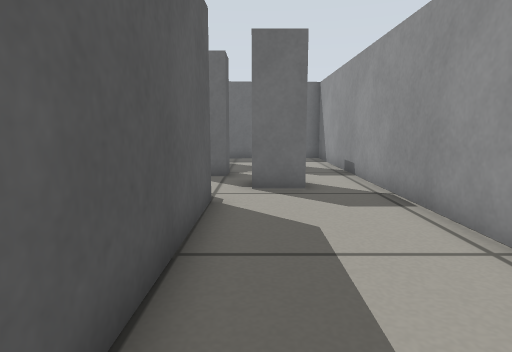
View 1 (above)

18 first-person views from a walk through a Gazebo world. The camera is 0.39 m above the floor, tilts 8° down and sees 75° across. The floor is counted in squares, 0.25 m on a side. Each view is taken from the middle of a square. On the plan, view 1 faces up. The plan holds only what a view shows up to about 16 squares ahead; the rest is blank.

View 2
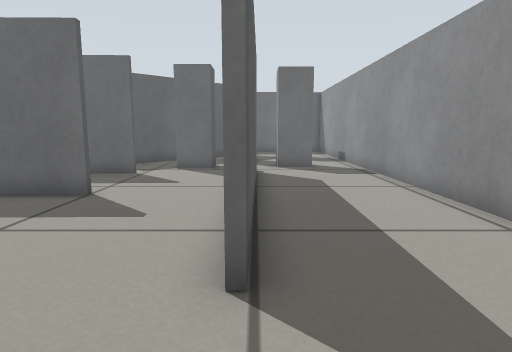

View 3
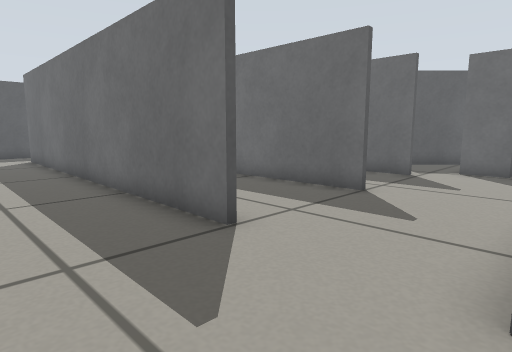

View 4
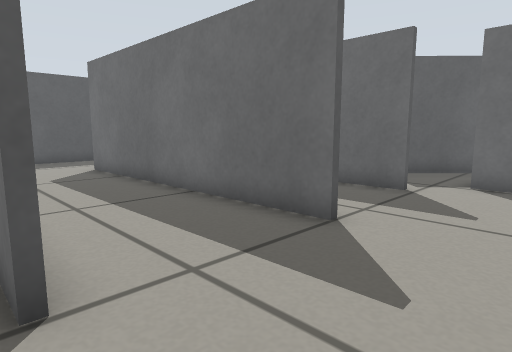

View 5
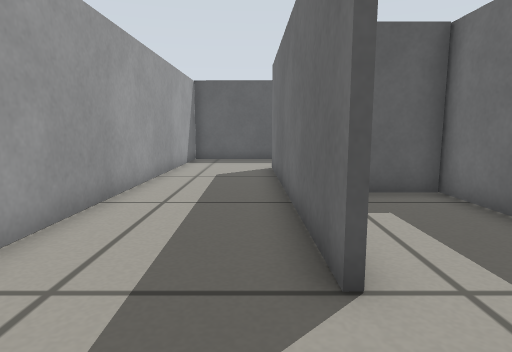

View 6
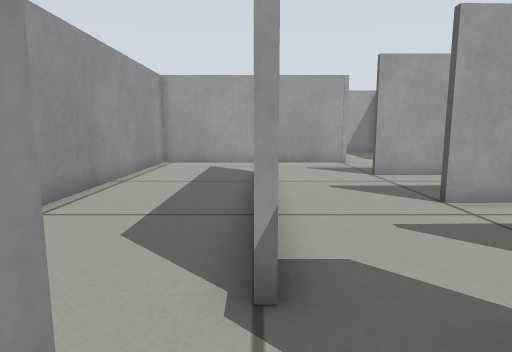

View 7
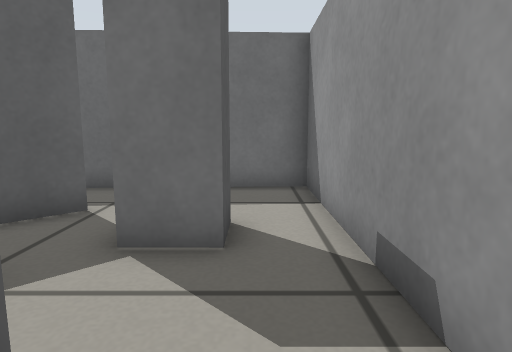

View 8
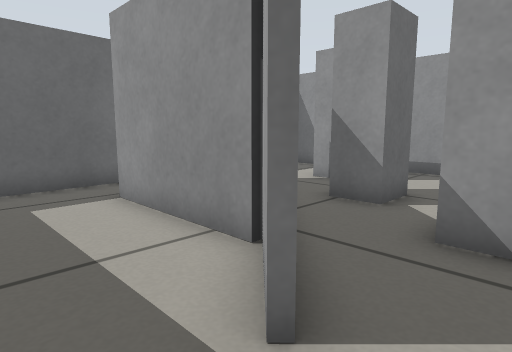

View 9
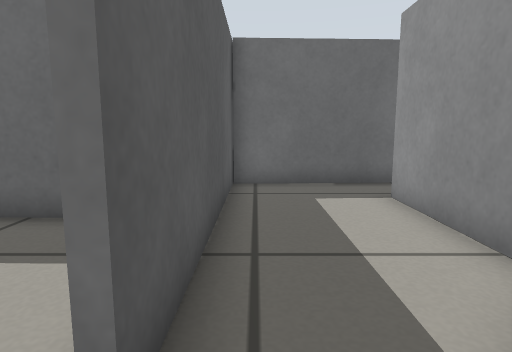

View 10
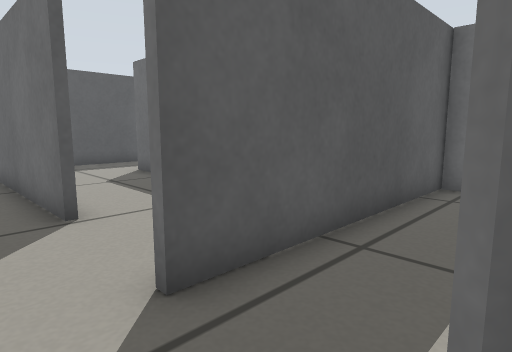

View 11
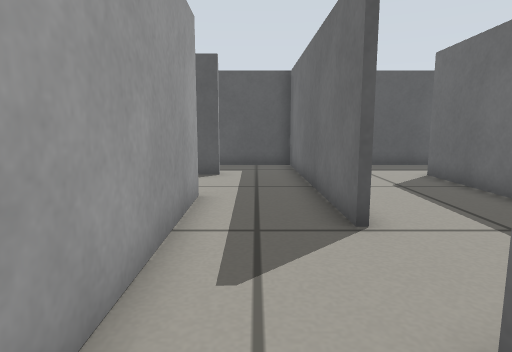

View 12
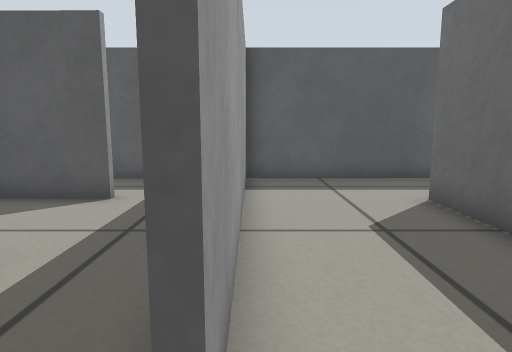

View 13
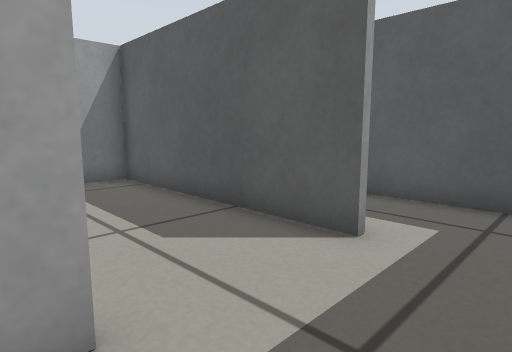

View 14
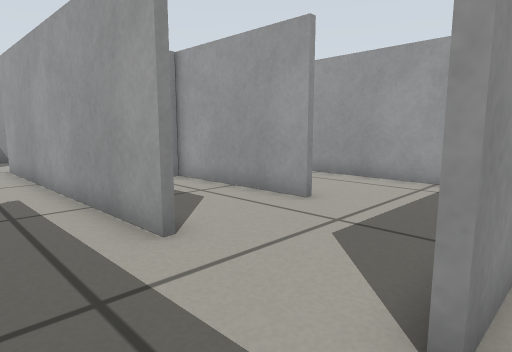

View 15
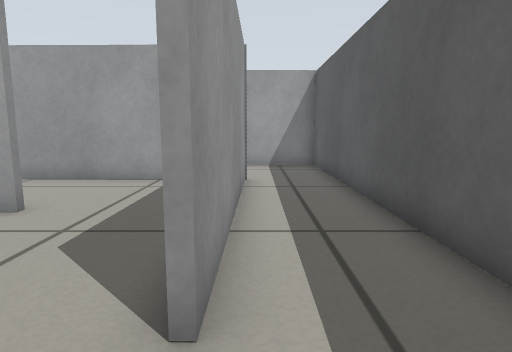

View 16
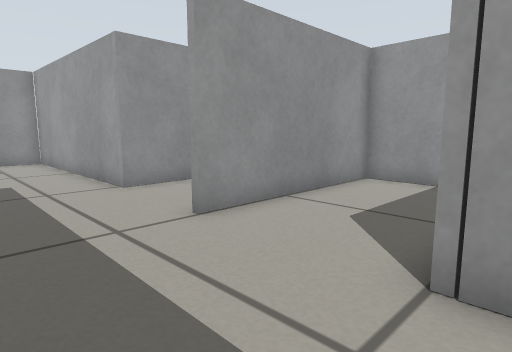

View 17
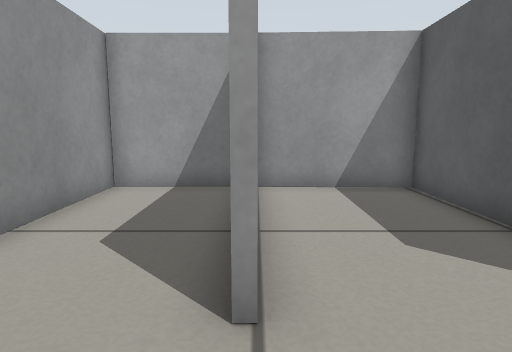

View 18
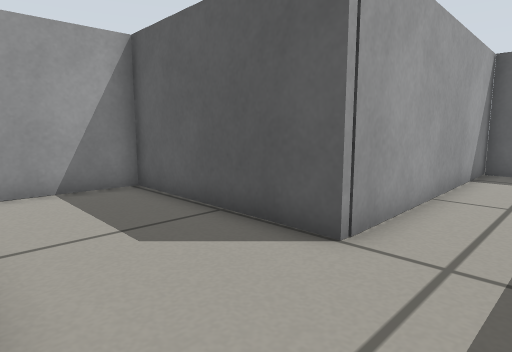

### Floor plan
Points are (right, up) in squares from view 1. A wall is a line through its corners. A room is listed if a view was taken in it or the views show most of it. See-through windows are left out.
Room 1 (views 1, 2, 3, 4, 5, 6, 7, 8, 9, 10, 11)
walls: (-5.2, 6.6) (-10.1, 6.5) (-10.1, 4.7); (-1, 7.3) (-1.1, -2.1); (-4.9, 2.8) (-15.5, 2.6); (-6.5, 3) (-4.9, 3); (-7.4, 9.5) (-5.9, 11) (-5.9, 15.7); (-9.4, 6.7) (-5.2, 6.8); (-4.8, 11.7) (-7.2, 9.4); (-1.2, 15.3) (-2.2, 14.3); (-4.9, 17.6) (-9.7, 17.4); (-5.3, -5.6) (3.4, -5.7) (3.4, 18) (1.2, 17.9); (-1.8, 17.8) (-2.5, 17.7); (-9.7, 17.9) (-9.7, 9.4); (-19.5, 2.4) (-19.5, -1.2); (-19.7, -1.2) (-5, -1.4)
ways out: opening at (-10, 8.5) to room 2; opening at (-5, -4) to room 5; opening at (-17, 3) to room 7
objects: grey box (-4, 8) to (-3, 9); grey box (-2, 11) to (-1, 12); grey box (0, 9) to (1, 10); grey box (0, 13) to (2, 14)
Room 2 (view 12)
walls: (-13.4, 6.6) (-9.4, 6.7)
ways out: opening at (-10, 8.5) to room 1; opening at (-14.5, 8.5) to room 3; opening at (-12, 10) to room 6
Room 3 (view 13)
walls: (-15.9, 6.6) (-13.4, 6.6); (-13.2, 9.6) (-18.6, 9.5)
ways out: opening at (-14.5, 8.5) to room 2; opening at (-19.5, 8) to room 4; opening at (-17, 6) to room 7
Room 4 (views 14, 15, 16)
walls: (-19.7, -1.1) (-19.6, 6.8); (-9.5, -1.5) (-19.7, -1.4); (-18.6, 9.5) (-22.5, 9.5) (-22.5, -5.5) (-13, -5.3) (-13.2, -11.8) (-9, -12) (-9, -5.5)
ways out: opening at (-19.5, 8) to room 3; opening at (-9, -4) to room 5
Room 5 (views 17, 18)
walls: (-5, -1.6) (-9.5, -1.5); (-8.4, -12) (-5.1, -12.2) (-5.3, -5.6)
ways out: opening at (-5, -4) to room 1; opening at (-9, -4) to room 4
Room 6 (no view inside)
walls: (-15.4, 13.8) (-19.4, 13.8); (-12.4, 13.7) (-13.5, 13.7); (-22.5, 14.6) (-22.5, 9.7) (-13.2, 9.8)
ways out: opening at (-12, 10) to room 2; opening at (-21, 14)
Room 7 (no view inside)
walls: (-15.5, 2.8) (-10.2, 2.9); (-19.4, 6.8) (-19.5, 2.4)
ways out: opening at (-17, 3) to room 1; opening at (-17, 6) to room 3

Where each view was taken, in squares from view 1:
view 1: 0 up, 0 right, facing up
view 2: 5 down, 1 left, facing up
view 3: 5 down, 1 left, facing up-left
view 4: 2 down, 2 left, facing up-left
view 5: 2 up, 2 left, facing left
view 6: 10 up, 1 left, facing down
view 7: 9 up, 2 right, facing up
view 8: 8 up, 9 left, facing up-right
view 9: 8 up, 9 left, facing up
view 10: 8 up, 7 left, facing up-left
view 11: 8 up, 8 left, facing left
view 12: 10 up, 12 left, facing left
view 13: 9 up, 15 left, facing down-left
view 14: 9 up, 20 left, facing down-right
view 15: 9 up, 20 left, facing down
view 16: 2 down, 14 left, facing down-right
view 17: 3 down, 9 left, facing down
view 18: 3 down, 9 left, facing down-left
